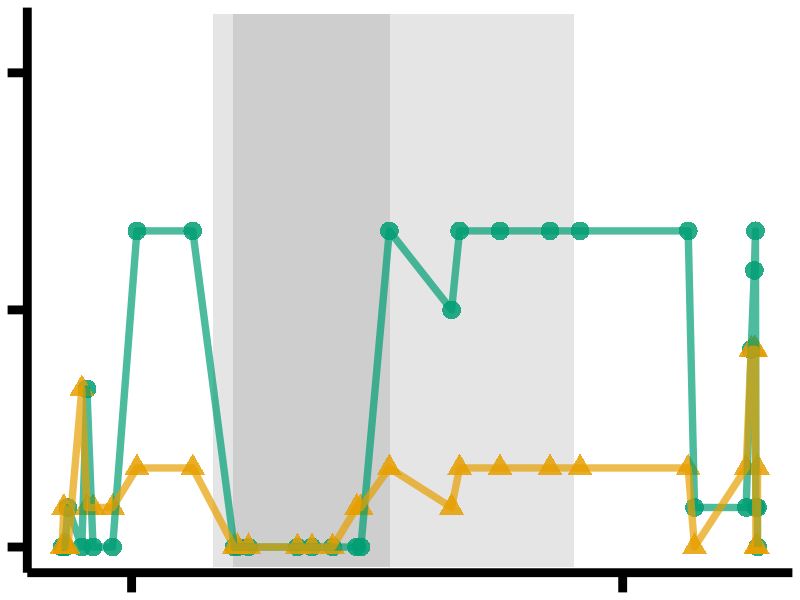
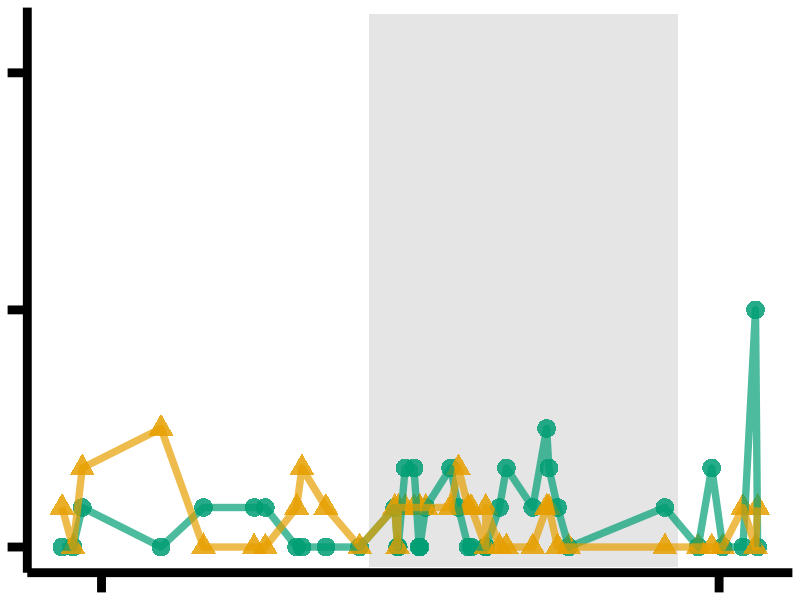
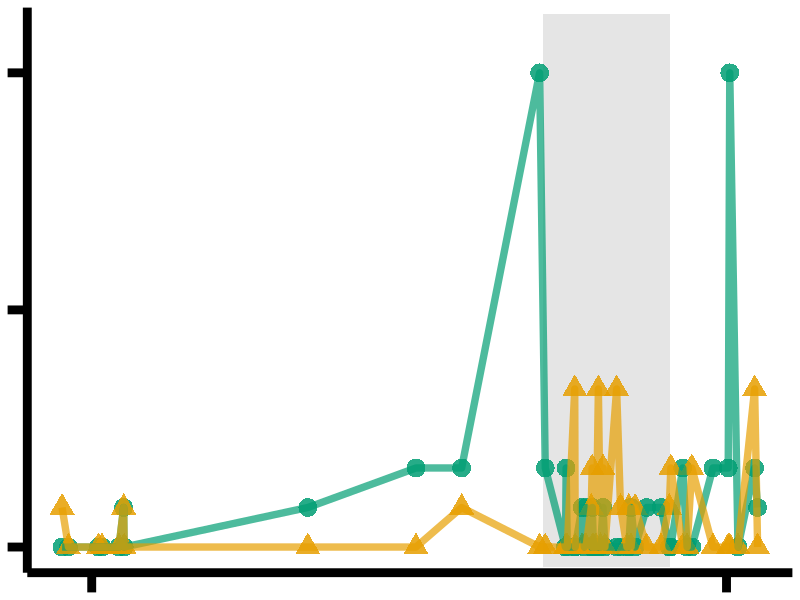
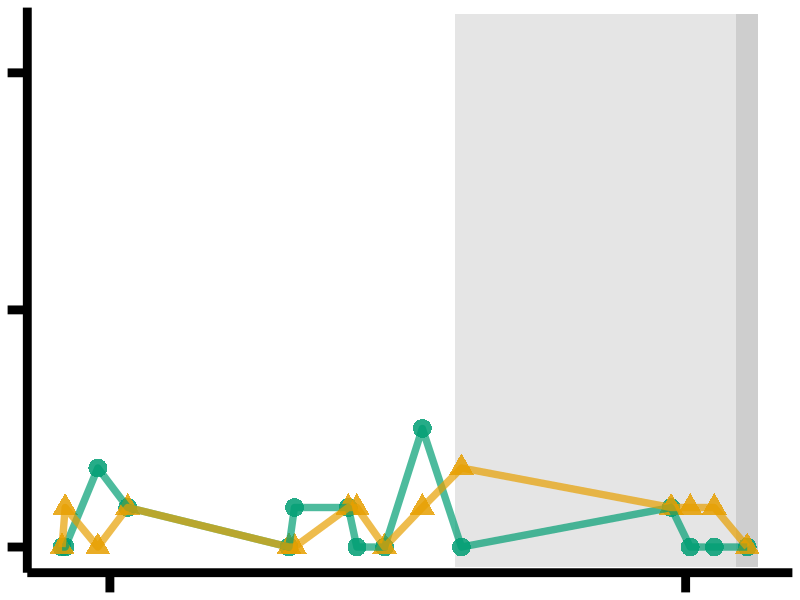
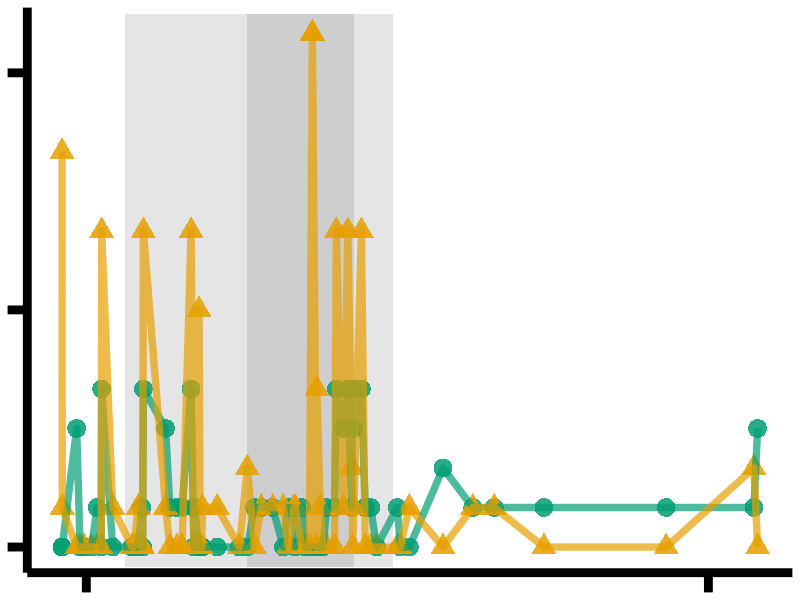
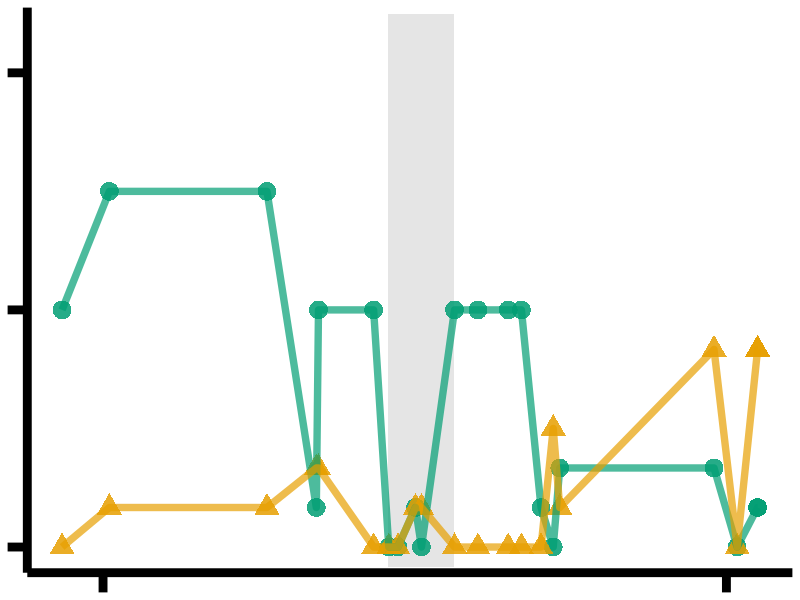
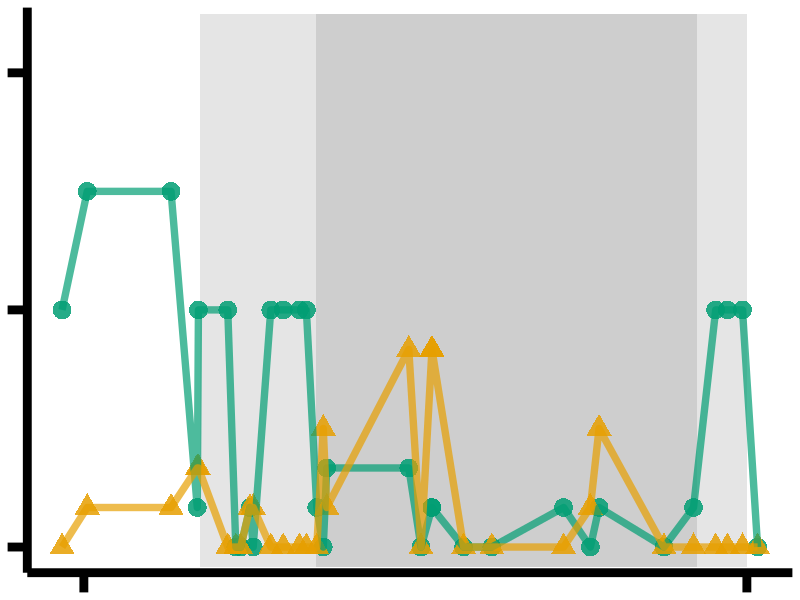
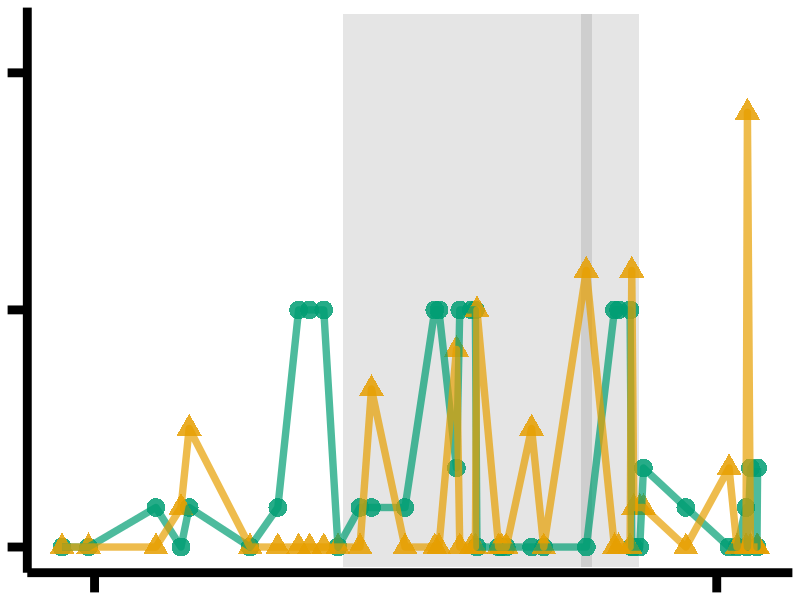

These charts were generated, in order, by the following R code:
library(ggplot2)
library(reshape2)
library(scales)
library(grid)

# colours from B. Wong, Nature Methods 8, 441 (2011)
cbPalette <- c("#009E73","#e69f00")

region1 <- read.csv("files/1q21.1del.txt", sep="\t",header=TRUE, row.names=NULL)
region1.m <- melt(region1, id.vars = "start")
svg(filename="figures/1q21.1del.svg", width=6, height=4, pointsize=12)
ggplot(region1.m, aes(x=start, y=value,colour=variable,shape=variable)) +
  annotate("rect", xmin = 146500000, xmax = 148700000, ymin=-0.5, ymax= 13.5,fill=alpha(c("black"), .1)) +
  annotate("rect", xmin = 146620000, xmax = 147580000, ymin=-0.5, ymax= 13.5,fill=alpha(c("black"), .1)) +
  geom_point(size = 6, alpha=0.85) +
  geom_line(size=2.5, alpha=0.7) + 
  coord_cartesian(ylim=c(0,13)) +
  scale_x_continuous(breaks = seq(146000000, 149000000, by = 3000000)) +
  scale_y_continuous(breaks=seq(0, 12, 6)) +
  theme(panel.grid.major = element_blank(), panel.grid.minor = element_blank(), axis.line.x = element_line(colour = "black",size = 3), axis.line.y = element_line(colour = "black",size = 3), legend.position="none", axis.text.x=element_blank(), axis.text.y=element_blank(), axis.ticks.length=unit(0.5,"cm"), axis.ticks.x=element_line(colour = "black",size=3), axis.ticks.y=element_line(colour = "black",size=3), axis.title.x=element_blank(), axis.title.y=element_blank(), panel.background=element_blank()) +
  scale_colour_manual(values=cbPalette)
dev.off()

region2 <- read.csv("files/3q29del.txt", sep="\t",header=TRUE, row.names=NULL)
region2.m <- melt(region2, id.vars = "start")
svg(filename="figures/3q29del.svg", width=6, height=4, pointsize=12)
ggplot(region2.m, aes(x=start, y=value,colour=variable,shape=variable)) +
  annotate("rect", xmin = 195800000, xmax = 197300200, ymin=-0.5, ymax= 13.5,fill=alpha(c("black"), .1)) +
  geom_point(size = 6, alpha=0.85) +
  geom_line(size=2.5, alpha=0.7) + 
  coord_cartesian(ylim=c(0,13)) +
  scale_x_continuous(breaks = seq(194500000, 197500000, by = 3000000)) +
  scale_y_continuous(breaks=seq(0, 12, 6)) +
  theme(panel.grid.major = element_blank(), panel.grid.minor = element_blank(), axis.line.x = element_line(colour = "black",size = 3), axis.line.y = element_line(colour = "black",size = 3), legend.position="none", axis.text.x=element_blank(), axis.text.y=element_blank(), axis.ticks.length=unit(0.5,"cm"), axis.ticks.x=element_line(colour = "black",size=3), axis.ticks.y=element_line(colour = "black",size=3), axis.title.x=element_blank(), axis.title.y=element_blank(), panel.background=element_blank()) +
  scale_colour_manual(values=cbPalette)
dev.off()

region3 <- read.csv("files/7q11.23dup.txt", sep="\t",header=TRUE, row.names=NULL)
region3.m <- melt(region3, id.vars = "start")
svg(filename="figures/7q11.23dup.svg", width=6, height=4, pointsize=12)
ggplot(region3.m, aes(x=start, y=value,colour=variable,shape=variable)) +
  annotate("rect", xmin = 72400000, xmax = 74200000, ymin=-0.5, ymax= 13.5,fill=alpha(c("black"), .1)) +
  geom_point(size = 6, alpha=0.85) +
  geom_line(size=2.5, alpha=0.7) + 
  coord_cartesian(ylim=c(0,13)) +
  scale_x_continuous(breaks = seq(66000000, 75000000, by = 9000000)) +
  scale_y_continuous(breaks=seq(0, 12, 6)) +
  theme(panel.grid.major = element_blank(), panel.grid.minor = element_blank(), axis.line.x = element_line(colour = "black",size = 3), axis.line.y = element_line(colour = "black",size = 3), legend.position="none", axis.text.x=element_blank(), axis.text.y=element_blank(), axis.ticks.length=unit(0.5,"cm"), axis.ticks.x=element_line(colour = "black",size=3), axis.ticks.y=element_line(colour = "black",size=3), axis.title.x=element_blank(), axis.title.y=element_blank(), panel.background=element_blank()) +
  scale_colour_manual(values=cbPalette)
dev.off()

region4 <- read.csv("files/7q36.3dup.txt", sep="\t",header=TRUE, row.names=NULL)
region4.m <- melt(region4, id.vars = "start")
svg(filename="figures/7q36.3dup.svg", width=6, height=4, pointsize=12)
ggplot(region4.m, aes(x=start, y=value,colour=variable,shape=variable)) +
  annotate("rect", xmin = 157300000, xmax = 158875000, ymin=-0.5, ymax= 13.5,fill=alpha(c("black"), .1)) +
  annotate("rect", xmin = 158765000, xmax = 158875000, ymin=-0.5, ymax= 13.5,fill=alpha(c("black"), .1)) +
  geom_point(size = 6, alpha=0.85) +
  geom_line(size=2.5, alpha=0.7) + 
  coord_cartesian(ylim=c(0,13)) +
  scale_x_continuous(breaks = seq(155500000, 158500000, by = 3000000)) +
  scale_y_continuous(breaks=seq(0, 12, 6)) +
  theme(panel.grid.major = element_blank(), panel.grid.minor = element_blank(), axis.line.x = element_line(colour = "black",size = 3), axis.line.y = element_line(colour = "black",size = 3), legend.position="none", axis.text.x=element_blank(), axis.text.y=element_blank(), axis.ticks.length=unit(0.5,"cm"), axis.ticks.x=element_line(colour = "black",size=3), axis.ticks.y=element_line(colour = "black",size=3), axis.title.x=element_blank(), axis.title.y=element_blank(), panel.background=element_blank()) +
  scale_colour_manual(values=cbPalette)
dev.off()

region5 <- read.csv("files/10q11.22-23dup.txt", sep="\t",header=TRUE, row.names=NULL)
region5.m <- melt(region5, id.vars = "start")
svg(filename="figures/10q11.22-23dup.svg", width=6, height=4, pointsize=12)
ggplot(region5.m, aes(x=start, y=value,colour=variable,shape=variable)) +
  annotate("rect", xmin = 46800000, xmax = 52400000, ymin=-0.5, ymax= 13.5,fill=alpha(c("black"), .1)) +
  annotate("rect", xmin = 49360000, xmax = 51600000, ymin=-0.5, ymax= 13.5,fill=alpha(c("black"), .1)) +
  geom_point(size = 6, alpha=0.85) +
  geom_line(size=2.5, alpha=0.7) + 
  coord_cartesian(ylim=c(0,13)) +
  scale_x_continuous(breaks = seq(46000000, 59000000, by = 13000000)) +
  scale_y_continuous(breaks=seq(0, 12, 6)) +
  theme(panel.grid.major = element_blank(), panel.grid.minor = element_blank(), axis.line.x = element_line(colour = "black",size = 3), axis.line.y = element_line(colour = "black",size = 3), legend.position="none", axis.text.x=element_blank(), axis.text.y=element_blank(), axis.ticks.length=unit(0.5,"cm"), axis.ticks.x=element_line(colour = "black",size=3), axis.ticks.y=element_line(colour = "black",size=3), axis.title.x=element_blank(), axis.title.y=element_blank(), panel.background=element_blank()) +
  scale_colour_manual(values=cbPalette)
dev.off()

region6 <- read.csv("files/15q11.2del.txt", sep="\t",header=TRUE, row.names=NULL)
region6.m <- melt(region6, id.vars = "start")
svg(filename="figures/15q11.2del.svg", width=6, height=4, pointsize=12)
ggplot(region6.m, aes(x=start, y=value,colour=variable,shape=variable)) +
  annotate("rect", xmin = 22830000, xmax = 23250000, ymin=-0.5, ymax= 13.5,fill=alpha(c("black"), .1)) +
  geom_point(size = 6, alpha=0.85) +
  geom_line(size=2.5, alpha=0.7) + 
  coord_cartesian(ylim=c(0,13)) +
  scale_x_continuous(breaks = seq(21000000, 25000000, by = 4000000)) +
  scale_y_continuous(breaks=seq(0, 12, 6)) +
  theme(panel.grid.major = element_blank(), panel.grid.minor = element_blank(), axis.line.x = element_line(colour = "black",size = 3), axis.line.y = element_line(colour = "black",size = 3), legend.position="none", axis.text.x=element_blank(), axis.text.y=element_blank(), axis.ticks.length=unit(0.5,"cm"), axis.ticks.x=element_line(colour = "black",size=3), axis.ticks.y=element_line(colour = "black",size=3), axis.title.x=element_blank(), axis.title.y=element_blank(), panel.background=element_blank()) +
  scale_colour_manual(values=cbPalette)
dev.off()

region7 <- read.csv("files/15q11-q13dup.txt", sep="\t",header=TRUE, row.names=NULL)
region7.m <- melt(region7, id.vars = "start")
svg(filename="figures/15q11-q13dup.svg", width=6, height=4, pointsize=12)
ggplot(region7.m, aes(x=start, y=value,colour=variable,shape=variable)) +
  annotate("rect", xmin = 22400000, xmax = 29000000, ymin=-0.5, ymax= 13.5,fill=alpha(c("black"), .1)) +
  annotate("rect", xmin = 23800000, xmax = 28400000, ymin=-0.5, ymax= 13.5,fill=alpha(c("black"), .1)) +
  geom_point(size = 6, alpha=0.85) +
  geom_line(size=2.5, alpha=0.7) + 
  coord_cartesian(ylim=c(0,13)) +
  scale_x_continuous(breaks = seq(21000000, 29000000, by = 8000000)) +
  scale_y_continuous(breaks=seq(0, 12, 6)) +
  theme(panel.grid.major = element_blank(), panel.grid.minor = element_blank(), axis.line.x = element_line(colour = "black",size = 3), axis.line.y = element_line(colour = "black",size = 3), legend.position="none", axis.text.x=element_blank(), axis.text.y=element_blank(), axis.ticks.length=unit(0.5,"cm"), axis.ticks.x=element_line(colour = "black",size=3), axis.ticks.y=element_line(colour = "black",size=3), axis.title.x=element_blank(), axis.title.y=element_blank(), panel.background=element_blank()) +
  scale_colour_manual(values=cbPalette)
dev.off()

region8 <- read.csv("files/15q13.3del.txt", sep="\t",header=TRUE, row.names=NULL)
region8.m <- melt(region8, id.vars = "start")
svg(filename="figures/15q13.3del.svg", width=6, height=4, pointsize=12)
ggplot(region8.m, aes(x=start, y=value,colour=variable,shape=variable)) +
  annotate("rect", xmin = 29200000, xmax = 33000000, ymin=-0.5, ymax= 13.5,fill=alpha(c("black"), .1)) +
  annotate("rect", xmin = 32250000, xmax = 32390000, ymin=-0.5, ymax= 13.5,fill=alpha(c("black"), .1)) +
  geom_point(size = 6, alpha=0.85) +
  geom_line(size=2.5, alpha=0.7) + 
  coord_cartesian(ylim=c(0,13)) +
  scale_x_continuous(breaks = seq(26000000, 34000000, by = 8000000)) +
  scale_y_continuous(breaks=seq(0, 12, 6)) +
  theme(panel.grid.major = element_blank(), panel.grid.minor = element_blank(), axis.line.x = element_line(colour = "black",size = 3), axis.line.y = element_line(colour = "black",size = 3), legend.position="none", axis.text.x=element_blank(), axis.text.y=element_blank(), axis.ticks.length=unit(0.5,"cm"), axis.ticks.x=element_line(colour = "black",size=3), axis.ticks.y=element_line(colour = "black",size=3), axis.title.x=element_blank(), axis.title.y=element_blank(), panel.background=element_blank()) +
  scale_colour_manual(values=cbPalette)
dev.off()

region9 <- read.csv("files/16p13.11dupdel.txt", sep="\t",header=TRUE, row.names=NULL)
region9.m <- melt(region9, id.vars = "start")
svg(filename="figures/16p13.11dupdel.svg", width=6, height=4, pointsize=12)
ggplot(region9.m, aes(x=start, y=value,colour=variable,shape=variable)) +
  annotate("rect", xmin = 14900000, xmax = 18550000, ymin=-0.5, ymax= 13.5,fill=alpha(c("black"), .1)) +
  annotate("rect", xmin = 15480000, xmax = 16250000, ymin=-0.5, ymax= 13.5,fill=alpha(c("black"), .1)) +
  geom_point(size = 6, alpha=0.85) +
  geom_line(size=2.5, alpha=0.7) + 
  coord_cartesian(ylim=c(0,13)) +
  scale_x_continuous(breaks = seq(13000000, 19000000, by = 6000000)) +
  scale_y_continuous(breaks=seq(0, 12, 6)) +
  theme(panel.grid.major = element_blank(), panel.grid.minor = element_blank(), axis.line.x = element_line(colour = "black",size = 3), axis.line.y = element_line(colour = "black",size = 3), legend.position="none", axis.text.x=element_blank(), axis.text.y=element_blank(), axis.ticks.length=unit(0.5,"cm"), axis.ticks.x=element_line(colour = "black",size=3), axis.ticks.y=element_line(colour = "black",size=3), axis.title.x=element_blank(), axis.title.y=element_blank(), panel.background=element_blank()) +
  scale_colour_manual(values=cbPalette)
dev.off()

region10 <- read.csv("files/16p11.2dup.txt", sep="\t",header=TRUE, row.names=NULL)
region10.m <- melt(region10, id.vars = "start")
svg(filename="figures/16p11.2dup.svg", width=6, height=4, pointsize=12)
ggplot(region10.m, aes(x=start, y=value,colour=variable,shape=variable)) +
  annotate("rect", xmin = 29620000, xmax = 30200000, ymin=-0.5, ymax= 13.5,fill=alpha(c("black"), .1)) +
  annotate("rect", xmin = 29670000, xmax = 30117000, ymin=-0.5, ymax= 13.5,fill=alpha(c("black"), .1)) +
  geom_point(size = 6, alpha=0.85) +
  geom_line(size=2.5, alpha=0.7) + 
  coord_cartesian(ylim=c(0,13)) +
  scale_x_continuous(breaks = seq(29000000, 30300000, by = 1300000)) +
  scale_y_continuous(breaks=seq(0, 12, 6)) +
  theme(panel.grid.major = element_blank(), panel.grid.minor = element_blank(), axis.line.x = element_line(colour = "black",size = 3), axis.line.y = element_line(colour = "black",size = 3), legend.position="none", axis.text.x=element_blank(), axis.text.y=element_blank(), axis.ticks.length=unit(0.5,"cm"), axis.ticks.x=element_line(colour = "black",size=3), axis.ticks.y=element_line(colour = "black",size=3), axis.title.x=element_blank(), axis.title.y=element_blank(), panel.background=element_blank()) +
  scale_colour_manual(values=cbPalette)
dev.off()

region11 <- read.csv("files/16p12.1del.txt", sep="\t",header=TRUE, row.names=NULL)
region11.m <- melt(region11, id.vars = "start")
svg(filename="figures/16p12.1del.svg", width=6, height=4, pointsize=12)
ggplot(region11.m, aes(x=start, y=value,colour=variable,shape=variable)) +
  annotate("rect", xmin = 21800000, xmax = 22400000, ymin=-0.5, ymax= 13.5,fill=alpha(c("black"), .1)) +
  annotate("rect", xmin = 21960000, xmax = 22360000, ymin=-0.5, ymax= 13.5,fill=alpha(c("black"), .1)) +
  geom_point(size = 6, alpha=0.85) +
  geom_line(size=2.5, alpha=0.7) + 
  coord_cartesian(ylim=c(0,13)) +
  scale_x_continuous(breaks = seq(21000000, 23500000, by = 2500000)) +
  scale_y_continuous(breaks=seq(0, 12, 6)) +
  theme(panel.grid.major = element_blank(), panel.grid.minor = element_blank(), axis.line.x = element_line(colour = "black",size = 3), axis.line.y = element_line(colour = "black",size = 3), legend.position="none", axis.text.x=element_blank(), axis.text.y=element_blank(), axis.ticks.length=unit(0.5,"cm"), axis.ticks.x=element_line(colour = "black",size=3), axis.ticks.y=element_line(colour = "black",size=3), axis.title.x=element_blank(), axis.title.y=element_blank(), panel.background=element_blank()) +
  scale_colour_manual(values=cbPalette)
dev.off()

region12 <- read.csv("files/17q12del.txt", sep="\t",header=TRUE, row.names=NULL)
region12.m <- melt(region12, id.vars = "start")
svg(filename="figures/17q12del.svg", width=6, height=4, pointsize=12)
ggplot(region12.m, aes(x=start, y=value,colour=variable,shape=variable)) +
  annotate("rect", xmin = 34500000, xmax = 36050000, ymin=-0.5, ymax= 13.5,fill=alpha(c("black"), .1)) +
  annotate("rect", xmin = 34840000, xmax = 36050000, ymin=-0.5, ymax= 13.5,fill=alpha(c("black"), .1)) +
  geom_point(size = 6, alpha=0.85) +
  geom_line(size=2.5, alpha=0.7) + 
  coord_cartesian(ylim=c(0,13)) +
  scale_x_continuous(breaks = seq(34500000, 36500000, by = 2000000)) +
  scale_y_continuous(breaks=seq(0, 12, 6)) +
  theme(panel.grid.major = element_blank(), panel.grid.minor = element_blank(), axis.line.x = element_line(colour = "black",size = 3), axis.line.y = element_line(colour = "black",size = 3), legend.position="none", axis.text.x=element_blank(), axis.text.y=element_blank(), axis.ticks.length=unit(0.5,"cm"), axis.ticks.x=element_line(colour = "black",size=3), axis.ticks.y=element_line(colour = "black",size=3), axis.title.x=element_blank(), axis.title.y=element_blank(), panel.background=element_blank()) +
  scale_colour_manual(values=cbPalette)
dev.off()

region13 <- read.csv("files/22q11del.txt", sep="\t",header=TRUE, row.names=NULL)
region13.m <- melt(region13, id.vars = "start")
svg(filename="figures/22q11del.svg", width=6, height=4, pointsize=12)
ggplot(region13.m,
  aes(x=start,y=value,colour=variable,shape=variable)) +
  annotate("rect", xmin = 18890000, xmax = 21800000, ymin=-0.5, ymax= 13.5,fill=alpha(c("black"), .1)) +
  annotate("rect", xmin = 18890000, xmax = 20230000, ymin=-0.5, ymax= 13.5,fill=alpha(c("black"), .1)) +
  geom_point(size = 6, alpha=0.85) +
  geom_line(size=2.5, alpha=0.7) + 
  coord_cartesian(ylim=c(0,13)) +
  scale_x_continuous(breaks = seq(18000000, 22000000, by = 4000000)) +
  scale_y_continuous(breaks=seq(0, 12, 6)) +
  theme(panel.grid.major = element_blank(), panel.grid.minor = element_blank(), axis.line.x = element_line(colour = "black",size = 3), axis.line.y = element_line(colour = "black",size = 3), legend.position="none", axis.text.x=element_blank(), axis.text.y=element_blank(), axis.ticks.length=unit(0.5,"cm"), axis.ticks.x=element_line(colour = "black",size=3), axis.ticks.y=element_line(colour = "black",size=3), axis.title.x=element_blank(), axis.title.y=element_blank(), panel.background=element_blank()) +
  scale_colour_manual(values=cbPalette)
dev.off()

region14 <- read.csv("files/7q36.1del.txt", sep="\t",header=TRUE, row.names=NULL)
region14.m <- melt(region14, id.vars = "start")
svg(filename="figures/7q36.1del.svg", width=6, height=4, pointsize=12)
ggplot(region14.m,
  aes(x=start,y=value,colour=variable,shape=variable)) +
  annotate("rect", xmin = 145750000, xmax = 145880000, ymin=-0.5, ymax= 13.5,fill=alpha(c("black"), .1)) +
  annotate("rect", xmin = 145750000, xmax = 145880000, ymin=-0.5, ymax= 13.5,fill=alpha(c("black"), .1)) +
  geom_point(size = 6, alpha=0.85) +
  geom_line(size=2.5, alpha=0.7) + 
  coord_cartesian(ylim=c(0,13)) +
  scale_x_continuous(breaks = seq(144000000, 149000000, by = 5000000)) +
  scale_y_continuous(breaks=seq(0, 12, 6)) +
  theme(panel.grid.major = element_blank(), panel.grid.minor = element_blank(), axis.line.x = element_line(colour = "black",size = 3), axis.line.y = element_line(colour = "black",size = 3), legend.position="none", axis.text.x=element_blank(), axis.text.y=element_blank(), axis.ticks.length=unit(0.5,"cm"), axis.ticks.x=element_line(colour = "black",size=3), axis.ticks.y=element_line(colour = "black",size=3), axis.title.x=element_blank(), axis.title.y=element_blank(), panel.background=element_blank()) +
  scale_colour_manual(values=cbPalette)
dev.off()

